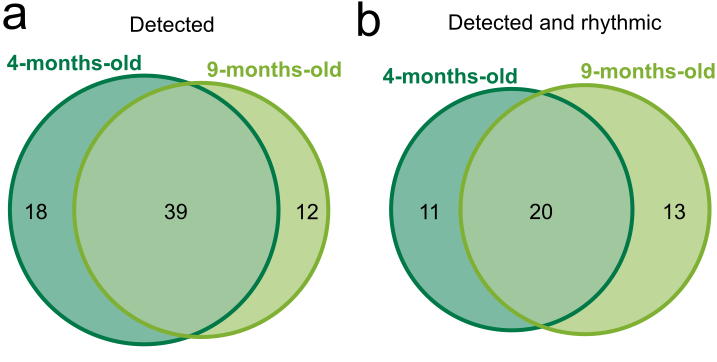

Generate this figure with R:
library(eulerr)
library(png)
library(cowplot)
library(grid)

#save 700x700

C1 <- "#007849"
C2 <- "#82b135"

C1_fill <- "#7fbba4"
C2_fill <- "#c0d89a"


#METABOLITES
euler_detected_metabolites_C1C2_data  <- euler(c("A" = 18, "B" = 12, 
                                                 "A&B" = 39))
euler_detected_metabolites_C1C2 <- plot(euler_detected_metabolites_C1C2_data, 
                                        lex = 4,
                                        labels = c("4 months", "9 months"), 
                                        fill_alpha = 0.5,
                                        #main = "rhythmic",
                                        col = c(C1, C2),
                                        border = c(C1, C2),
                                        quantities = TRUE,
                                        fill = c(C1_fill, C2_fill)
)
euler_detected_metabolites_C1C2

euler_rhythmic_metabolites_C1C2_data  <- euler(c("A" = 11, "B" = 13, 
                                                 "A&B" = 20))
euler_rhythmic_metabolites_C1C2 <- plot(euler_rhythmic_metabolites_C1C2_data, 
                                        lex = 4,
                                        labels = c("4 months", "9 months"), 
                                        fill_alpha = 0.5,
                                        #main = "rhythmic",
                                        col = c(C1, C2),
                                        border = c(C1, C2),
                                        quantities = TRUE,
                                        fill = c(C1_fill, C2_fill)
)
euler_rhythmic_metabolites_C1C2


plot_grid(euler_detected_metabolites_C1C2, euler_rhythmic_metabolites_C1C2, labels = c("A", "B"), ncol = 2, rel_widths = c(1, 1),rel_heights = c(1,1), label_size = 20)
